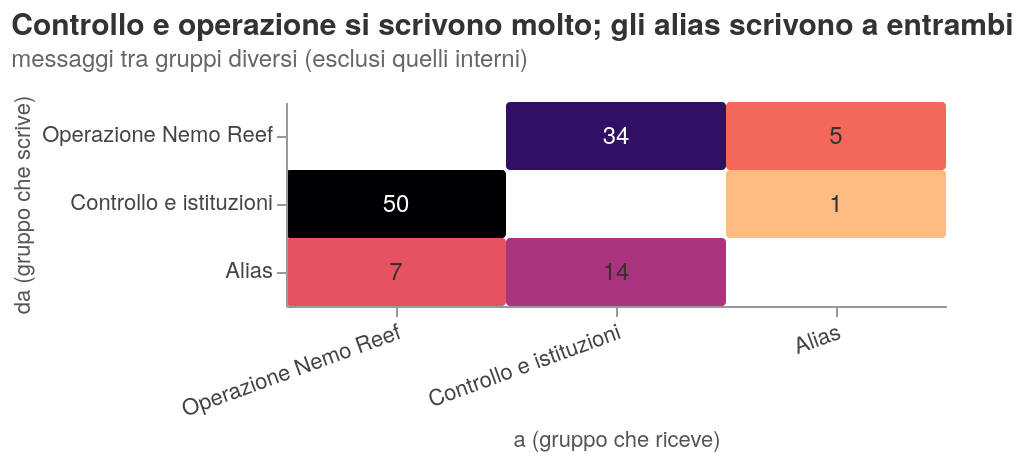

The notebook cell this image was saved under:
### Markdown cell above
**Domanda.** Tra quali gruppi passano i messaggi?

**Come leggerlo.** Riassunto della matrice precedente: righe = gruppo di chi scrive, colonne = gruppo di chi riceve. Il numero è quanti messaggi; la diagonale sono i messaggi interni.

<sub>Codifica: gruppo mittente **N**, gruppo destinatario **N**, messaggi **Q** → piccola matrice con valori scritti (lettura esatta) e scala magma su radice quadrata.</sub>

### Code cell
gg = m.groupby(["gruppo_mitt", "gruppo_dest"]).size().reset_index(name="n")
gg = gg[gg.gruppo_mitt != gg.gruppo_dest]
b = alt.Chart(gg).encode(x=alt.X("gruppo_dest:N", sort=GROUPS, title="a (gruppo che riceve)", axis=alt.Axis(labelAngle=-20)),
                         y=alt.Y("gruppo_mitt:N", sort=GROUPS, title="da (gruppo che scrive)"))
q2b = (b.mark_rect(cornerRadius=2).encode(color=alt.Color("n:Q", scale=alt.Scale(**SEQ, type="sqrt", domainMin=0), legend=None),
                                          tooltip=["gruppo_mitt", "gruppo_dest", "n"])
       + b.mark_text(fontSize=12).encode(text="n:Q", color=alt.condition("datum.n > 15", alt.value("white"), alt.value(INK)))
       ).properties(width=alt.Step(110), height=alt.Step(34), title=alt.Title(
    "Controllo e operazione si scrivono molto; gli alias scrivono a entrambi",
    subtitle="messaggi tra gruppi diversi (esclusi quelli interni)"))
save(q2b, "q2b_messaggi_tra_gruppi")

### Figure 1 — Vega-Lite specification as saved in the notebook (floating-point values rounded to 4 significant figures)
{"config": {"view": {"continuousWidth": 300, "continuousHeight": 300, "strokeWidth": 0}, "axis": {"domainColor": "#999", "gridColor": "#ececec", "labelColor": "#444", "labelFontSize": 11, "tickColor": "#999", "titleColor": "#555", "titleFontSize": 11, "titleFontWeight": "normal"}, "font": "Helvetica Neue", "header": {"labelColor": "#333333", "labelFontSize": 12, "labelFontWeight": 600, "titleFontWeight": "normal"}, "legend": {"labelFontSize": 11, "titleColor": "#555", "titleFontSize": 11, "titleFontWeight": "normal"}, "title": {"anchor": "start", "color": "#333333", "fontSize": 15, "fontWeight": 600, "offset": 12, "subtitleColor": "#666", "subtitleFontSize": 12, "subtitlePadding": 4}}, "layer": [{"mark": {"type": "rect", "cornerRadius": 2}, "encoding": {"color": {"field": "n", "legend": null, "scale": {"domainMin": 0, "reverse": true, "scheme": "magma", "type": "sqrt"}, "type": "quantitative"}, "tooltip": [{"field": "gruppo_mitt", "type": "nominal"}, {"field": "gruppo_dest", "type": "nominal"}, {"field": "n", "type": "quantitative"}], "x": {"axis": {"labelAngle": -20}, "field": "gruppo_dest", "sort": ["Operazione Nemo Reef", "Controllo e istituzioni", "Alias", "Investigatori", "Altri"], "title": "a (gruppo che riceve)", "type": "nominal"}, "y": {"field": "gruppo_mitt", "sort": ["Operazione Nemo Reef", "Controllo e istituzioni", "Alias", "Investigatori", "Altri"], "title": "da (gruppo che scrive)", "type": "nominal"}}}, {"mark": {"type": "text", "fontSize": 12}, "encoding": {"color": {"condition": {"test": "datum.n > 15", "value": "white"}, "value": "#333333"}, "text": {"field": "n", "type": "quantitative"}, "x": {"axis": {"labelAngle": -20}, "field": "gruppo_dest", "sort": ["Operazione Nemo Reef", "Controllo e istituzioni", "Alias", "Investigatori", "Altri"], "title": "a (gruppo che riceve)", "type": "nominal"}, "y": {"field": "gruppo_mitt", "sort": ["Operazione Nemo Reef", "Controllo e istituzioni", "Alias", "Investigatori", "Altri"], "title": "da (gruppo che scrive)", "type": "nominal"}}}], "data": {"name": "data-d1fade75d8fcd2b3e2c514d502f58bd3"}, "height": {"step": 34}, "title": {"text": "Controllo e operazione si scrivono molto; gli alias scrivono a entrambi", "subtitle": "messaggi tra gruppi diversi (esclusi quelli interni)"}, "width": {"step": 110}, "$schema": "https://vega.github.io/schema/vega-lite/v6.1.0.json", "datasets": {"data-d1fade75d8fcd2b3e2c514d502f58bd3": [{"gruppo_mitt": "Alias", "gruppo_dest": "Controllo e istituzioni", "n": 14}, {"gruppo_mitt": "Alias", "gruppo_dest": "Operazione Nemo Reef", "n": 7}, {"gruppo_mitt": "Controllo e istituzioni", "gruppo_dest": "Alias", "n": 1}, {"gruppo_mitt": "Controllo e istituzioni", "gruppo_dest": "Operazione Nemo Reef", "n": 50}, {"gruppo_mitt": "Operazione Nemo Reef", "gruppo_dest": "Alias", "n": 5}, {"gruppo_mitt": "Operazione Nemo Reef", "gruppo_dest": "Controllo e istituzioni", "n": 34}]}}
